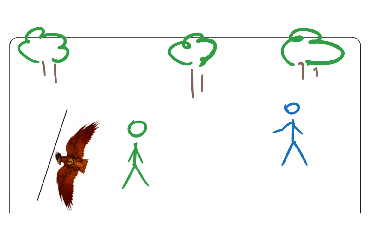

A level layout from a 2D game, rendered from its tile map. Below: a short description, then the map file with its tile-grid data intact:
An orthogonal 23x15 tile map with 16x16 px tiles, 3 tile layers (Back, Buildings, Front), 1 hidden layer not drawn.

<map version="1.10" tiledversion="1.11.2" orientation="orthogonal" renderorder="right-down" compressionlevel="0" width="23" height="15" tilewidth="16" tileheight="16" infinite="0" nextlayerid="9" nextobjectid="4">
 <tileset firstgid="1" name="z_Suryawati15_Hogwarts" tilewidth="16" tileheight="16" tilecount="345" columns="23">
  <image source="z_Suryawati15_Hogwarts.png" width="368" height="240" />
 </tileset>
 <layer id="1" name="Back" width="23" height="15">
  <data encoding="csv">
1,2,3,4,5,6,7,8,9,10,11,12,13,14,15,16,17,18,19,20,21,22,23,
24,25,26,27,28,29,30,31,32,33,34,35,36,37,38,39,40,41,42,43,44,45,46,
47,48,49,50,51,52,53,54,55,56,57,58,59,60,61,62,63,64,65,66,67,68,69,
70,71,72,73,74,75,76,77,78,79,80,81,82,83,84,85,86,87,88,89,90,91,92,
93,94,95,96,97,98,99,100,101,102,103,104,105,106,107,108,109,110,111,112,113,114,115,
116,117,118,119,120,121,122,123,124,125,126,127,128,129,130,131,132,133,134,135,136,137,138,
139,140,141,142,143,144,145,146,147,148,149,150,151,152,153,154,155,156,157,158,159,160,161,
162,163,164,165,166,167,168,169,170,171,172,173,174,175,176,177,178,179,180,181,182,183,184,
185,186,187,188,189,190,191,192,193,194,195,196,197,198,199,200,201,202,203,204,205,206,207,
208,209,210,211,212,213,214,215,216,217,218,219,220,221,222,223,224,225,226,227,228,229,230,
231,232,233,234,235,236,237,238,239,240,241,242,243,244,245,246,247,248,249,250,251,252,253,
254,255,256,257,258,259,260,261,262,263,264,265,266,267,268,269,270,271,272,273,274,275,276,
277,278,279,280,281,282,283,284,285,286,287,288,289,290,291,292,293,294,295,296,297,298,299,
300,301,302,303,304,305,306,307,308,309,310,311,312,313,314,315,316,317,318,319,320,321,322,
323,324,325,326,327,328,329,330,331,332,333,334,335,336,337,338,339,340,341,342,343,344,345
</data>
 </layer>
 <layer id="2" name="Buildings" width="23" height="15">
  <data encoding="csv">
0,0,0,0,0,0,0,0,0,0,0,0,0,0,0,0,0,0,0,0,0,0,0,
0,0,0,0,0,0,0,0,0,0,0,0,0,0,0,0,0,0,0,0,0,0,0,
0,0,0,0,0,0,0,0,0,0,0,0,0,0,0,0,0,0,0,0,0,0,0,
0,0,0,0,0,0,0,0,0,0,0,0,0,0,0,0,0,0,0,0,0,0,0,
0,0,0,0,0,0,0,0,0,0,0,0,0,0,0,0,0,0,0,0,0,0,0,
0,0,0,0,0,0,0,0,0,0,0,0,0,0,0,0,0,0,0,0,0,0,0,
0,0,0,0,0,0,0,0,0,0,0,0,0,0,0,0,0,0,0,0,0,0,0,
0,0,0,0,0,0,0,0,0,0,0,0,0,0,0,0,0,0,0,0,0,0,0,
0,0,0,0,0,0,0,0,0,0,0,0,0,0,0,0,0,0,0,0,0,0,0,
0,0,0,0,0,0,0,0,0,0,0,0,0,0,0,0,0,0,0,0,0,0,0,
0,0,0,0,0,0,0,0,0,0,0,0,0,0,0,0,0,0,0,0,0,0,0,
0,0,0,0,0,0,0,0,0,0,0,0,0,0,0,0,0,0,0,0,0,0,0,
0,0,0,0,0,0,0,0,0,0,0,0,0,0,0,0,0,0,0,0,0,0,0,
0,0,0,0,0,0,0,0,0,0,0,0,0,0,0,0,0,0,0,0,0,0,0,
0,0,0,0,0,0,0,0,0,0,0,0,0,0,0,0,0,0,0,0,0,0,0
</data>
 </layer>
 <layer id="7" name="Buildings1" width="23" height="15" visible="0">
  <data encoding="csv">
0,0,0,0,0,0,0,0,0,0,0,0,0,0,0,0,0,0,0,0,0,0,0,
0,0,0,0,0,0,0,0,0,0,0,0,0,0,0,0,0,0,0,0,0,0,0,
0,0,0,0,0,0,0,0,0,0,0,0,0,0,0,0,0,0,0,0,0,0,0,
0,0,0,0,0,0,0,0,0,0,0,0,0,0,0,0,0,0,0,0,0,0,0,
0,0,0,0,0,0,0,0,0,0,0,0,0,0,0,0,0,0,0,0,0,0,0,
0,0,0,0,0,0,0,0,0,0,0,0,0,0,0,0,0,0,0,0,0,0,0,
0,0,0,0,0,0,0,0,0,0,0,0,0,0,0,0,0,0,0,0,0,0,0,
0,0,0,0,0,0,0,0,0,0,0,0,0,0,0,0,0,0,0,0,0,0,0,
0,0,0,0,0,0,0,0,0,0,0,0,0,0,0,0,0,0,0,0,0,0,0,
0,0,0,0,0,0,0,0,0,0,0,0,0,0,0,0,0,0,0,0,0,0,0,
0,0,0,0,0,0,0,0,0,0,0,0,0,0,0,0,0,0,0,0,0,0,0,
0,0,0,0,0,0,0,0,0,0,0,0,0,0,0,0,0,0,0,0,0,0,0,
0,0,0,0,0,0,0,0,0,0,0,0,0,0,0,0,0,0,0,0,0,0,0,
0,0,0,0,0,0,0,0,0,0,0,0,0,0,0,0,0,0,0,0,0,0,0,
0,0,0,0,0,0,0,0,0,0,0,0,0,0,0,0,0,0,0,0,0,0,0
</data>
 </layer>
 <layer id="3" name="Front" width="23" height="15">
  <data encoding="csv">
0,0,0,0,0,0,0,0,0,0,0,0,0,0,0,0,0,0,0,0,0,0,0,
0,0,0,0,0,0,0,0,0,0,0,0,0,0,0,0,0,0,0,0,0,0,0,
0,0,0,0,0,0,0,0,0,0,0,0,0,0,0,0,0,0,0,0,0,0,0,
0,0,0,0,0,0,0,0,0,0,0,0,0,0,0,0,0,0,0,0,0,0,0,
0,0,0,0,0,0,0,0,0,0,0,0,0,0,0,0,0,0,0,0,0,0,0,
0,0,0,0,0,0,0,0,0,0,0,0,0,0,0,0,0,0,0,0,0,0,0,
0,0,0,0,0,0,0,0,0,0,0,0,0,0,0,0,0,0,0,0,0,0,0,
0,0,0,0,0,0,0,0,0,0,0,0,0,0,0,0,0,0,0,0,0,0,0,
0,0,0,0,0,0,0,0,0,0,0,0,0,0,0,0,0,0,0,0,0,0,0,
0,0,0,0,0,0,0,0,0,0,0,0,0,0,0,0,0,0,0,0,0,0,0,
0,0,0,0,0,0,0,0,0,0,0,0,0,0,0,0,0,0,0,0,0,0,0,
0,0,0,0,0,0,0,0,0,0,0,0,0,0,0,0,0,0,0,0,0,0,0,
0,0,0,0,0,0,0,0,0,0,0,0,0,0,0,0,0,0,0,0,0,0,0,
0,0,0,0,0,0,0,0,0,0,0,0,0,0,0,0,0,0,0,0,0,0,0,
0,0,0,0,0,0,0,0,0,0,0,0,0,0,0,0,0,0,0,0,0,0,0
</data>
 </layer>
 <objectgroup id="4" name="Back" />
 <objectgroup id="5" name="Buildings" />
 <objectgroup id="8" name="Buildings1" />
 <objectgroup id="6" name="Front" />
</map>
